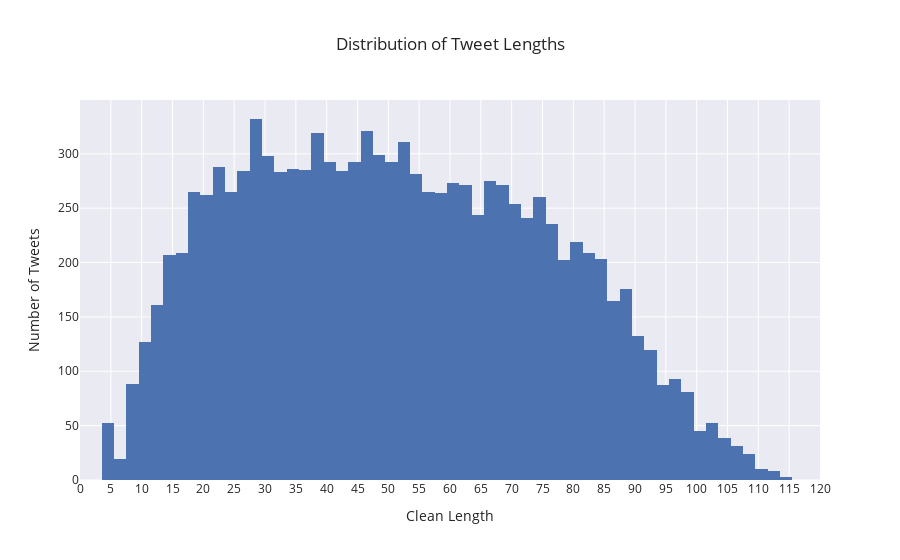

The notebook cell this image was saved under:
### Code cell
histogram_fig = create_histogram(trn_data, x_column='cleanlength',
                                 title='Distribution of Tweet Lengths',
                                 xaxis_title='Clean Length',
                                 yaxis_title='Number of Tweets',
                                 xaxis_range=120)

histogram_fig.show()

### Figure 1 — Plotly figure (JSON) as saved in the notebook; plotly's stock layout.template omitted (floating-point values rounded to 4 significant figures; data arrays with more than 128 entries replaced by an {"elided": "..."} marker saying what was removed)
{"data": [{"alignmentgroup": "True", "bingroup": "x", "hovertemplate": "cleanlength=%{x}<br>count=%{y}<extra></extra>", "legendgroup": "", "marker": {"color": "rgb(76,114,176)", "pattern": {"shape": ""}}, "name": "", "nbinsx": 80, "offsetgroup": "", "orientation": "v", "showlegend": false, "type": "histogram", "x": {"elided": "11154 int values"}, "xaxis": "x", "yaxis": "y"}], "layout": {"barmode": "relative", "legend": {"tracegroupgap": 0}, "showlegend": false, "title": {"text": "Distribution of Tweet Lengths"}, "xaxis": {"anchor": "y", "domain": [0, 1], "range": [0, 120], "showgrid": true, "tickvals": [0, 5, 10, 15, 20, 25, 30, 35, 40, 45, 50, 55, 60, 65, 70, 75, 80, 85, 90, 95, 100, 105, 110, 115, 120], "title": {"text": "Clean Length"}}, "yaxis": {"anchor": "x", "domain": [0, 1], "showgrid": true, "title": {"text": "Number of Tweets"}}}}
